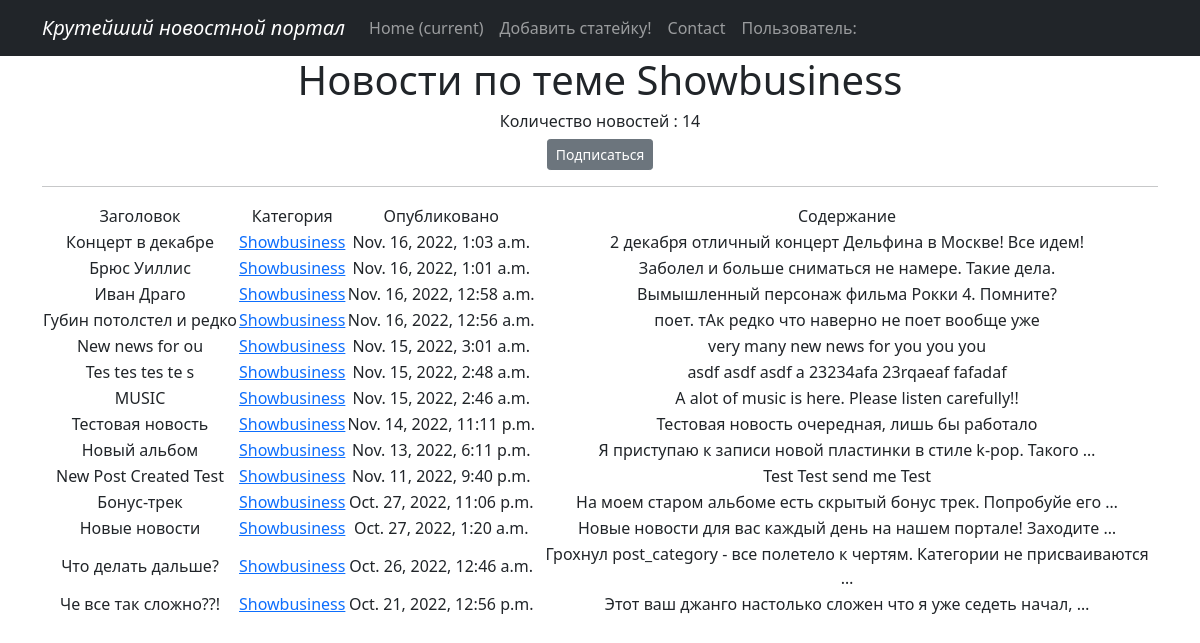
The app's page /news/categories/6 with its own data.
### News/models.py (models this page shows, shortened)
class Category(models.Model):
    category_name = models.CharField(max_length=255, unique = True, null=True, blank=True)
    subscribers = models.ManyToManyField(User, related_name ='categories',) #null=True, blank = True# )
    def __str__(self):
       return f'{self.category_name}'

class Post(models.Model):
    author = models.ForeignKey(Author, on_delete=models.CASCADE)
    post_time = models.DateTimeField(auto_now_add = True)
    post_type = models.CharField(max_length=3, choices = CHOICES, default = news)
    title = models.CharField(max_length=255)
    content = models.TextField()
    post_rating = models.IntegerField(default=0)
    category = models.ManyToManyField(Category, through = 'PostCategory')

### News/views.py (the view)
# urls.py: path('categories/<int:pk>', CategoryListView.as_view(), name = 'category_list'),
class CategoryListView(ListView):
    model = Post
    template_name = 'category_list.html'
    context_object_name = 'category_news_list'
    def get_queryset(self):
        self.category = get_object_or_404(Category, id=self.kwargs['pk'])
        queryset = Post.objects.filter(category = self.category).order_by('-post_time')
        return queryset
    def get_context_data(self, **kwargs):
        context = super().get_context_data(**kwargs)
        context['is_not_subscriber'] = self.request.user not in self.category.subscribers.all()
        context['category'] = self.category
        return context

### News/templatetags/custom_filters.py (called while the page is built)
@register.filter()
def cenzura(value):
    for word in Slovechki:
        value = value.replace(word, '*' * len(word))
    return value

### templates/category_list.html (shortened to what this page needs)
{% extends 'flatpages/default.html' %}
{% load custom_filters %}
{% load custom_tags %}
{% block content %}
   <h1>Новости по теме {{category.category_name}} </h1>
   <h6> Количество новостей : {{ category_news_list | length }} </h6>
    {% if is_not_subscriber %}
        <p class = 'text-center'><a href ="{% url 'subscribe' category.id %}" class = 'btn btn-secondary btn-sm'>Подписаться</a></p>
    {% endif %}
   <hr>
       <table>
           <tr>
               <td>Заголовок</td>
               <td>Категория </td>
               <td>Опубликовано</td>
               <td>Содержание</td>
           </tr>
           {% for Post in category_news_list %}
           <tr>
               <td>{{ Post.title | cenzura }}</td>
               <td> <a  href ="{% url 'category_list' category.id %}"> {{category}} </a> </td>
               <td>{{ Post.post_time }}</td>
               <td>{{ Post.content | truncatewords:10 | cenzura }}</td>
           </tr>
           {% endfor %}
       </table>
{% endblock content %}

### records on screen
Category: category_name "Showbusiness"
Post: title|cenzura "Концерт в декабре", post_time "Nov. 16, 2022, 1:03 a.m.", content|cenzura "2 декабря отличный концерт Дельфина в Москве! Все идем!"
Post: title|cenzura "Брюс Уиллис", post_time "Nov. 16, 2022, 1:01 a.m.", content|cenzura "Заболел и больше сниматься не намере. Такие дела."
Post: title|cenzura "Иван Драго", post_time "Nov. 16, 2022, 12:58 a.m.", content|cenzura "Вымышленный персонаж фильма Рокки 4. Помните?"
Post: title|cenzura "Губин потолстел и редко", post_time "Nov. 16, 2022, 12:56 a.m.", content|cenzura "поет. тАк редко что наверно не поет вообще уже"
Post: title|cenzura "New news for ou", post_time "Nov. 15, 2022, 3:01 a.m.", content|cenzura "very many new news for you you you"
Post: title|cenzura "Tes tes tes te s", post_time "Nov. 15, 2022, 2:48 a.m.", content|cenzura "asdf asdf asdf a 23234afa 23rqaeaf fafadaf"
Post: title|cenzura "MUSIC", post_time "Nov. 15, 2022, 2:46 a.m.", content|cenzura "A alot of music is here. Please listen carefully!!"
Post: title|cenzura "Тестовая новость", post_time "Nov. 14, 2022, 11:11 p.m.", content|cenzura "Тестовая новость очередная, лишь бы работало"
Post: title|cenzura "Новый альбом", post_time "Nov. 13, 2022, 6:11 p.m.", content|cenzura "Я приступаю к записи новой пластинки в стиле k-pop. Такого …"
Post: title|cenzura "New Post Created Test", post_time "Nov. 11, 2022, 9:40 p.m.", content|cenzura "Test Test send me Test"
Post: title|cenzura "Бонус-трек", post_time "Oct. 27, 2022, 11:06 p.m.", content|cenzura "На моем старом альбоме есть скрытый бонус трек. Попробуйе его …"
Post: title|cenzura "Новые новости", post_time "Oct. 27, 2022, 1:20 a.m.", content|cenzura "Новые новости для вас каждый день на нашем портале! Заходите …"
Post: title|cenzura "Что делать дальше?", post_time "Oct. 26, 2022, 12:46 a.m.", content|cenzura "Грохнул post_category - все полетело к чертям. Категории не присваиваются …"
Post: title|cenzura "Че все так сложно??!", post_time "Oct. 21, 2022, 12:56 p.m.", content|cenzura "Этот ваш джанго настолько сложен что я уже седеть начал, …"

### other values on screen
{{ category_news_list | length }} "14"
